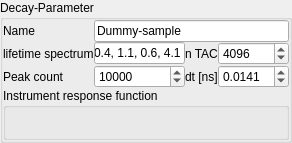
<?xml version="1.0" encoding="UTF-8"?>
<ui version="4.0">
 <class>Form</class>
 <widget class="QWidget" name="Form">
  <property name="geometry">
   <rect>
    <x>0</x>
    <y>0</y>
    <width>292</width>
    <height>143</height>
   </rect>
  </property>
  <property name="windowTitle">
   <string>Form</string>
  </property>
  <layout class="QVBoxLayout" name="verticalLayout">
   <property name="spacing">
    <number>0</number>
   </property>
   <property name="leftMargin">
    <number>0</number>
   </property>
   <property name="topMargin">
    <number>0</number>
   </property>
   <property name="rightMargin">
    <number>0</number>
   </property>
   <property name="bottomMargin">
    <number>0</number>
   </property>
   <item>
    <widget class="QGroupBox" name="groupBox">
     <property name="title">
      <string>Decay-Parameter</string>
     </property>
     <layout class="QGridLayout" name="gridLayout">
      <property name="leftMargin">
       <number>0</number>
      </property>
      <property name="topMargin">
       <number>0</number>
      </property>
      <property name="rightMargin">
       <number>0</number>
      </property>
      <property name="bottomMargin">
       <number>0</number>
      </property>
      <property name="spacing">
       <number>0</number>
      </property>
      <item row="2" column="1">
       <widget class="QSpinBox" name="spinBox_2">
        <property name="maximum">
         <number>9999999</number>
        </property>
        <property name="value">
         <number>10000</number>
        </property>
       </widget>
      </item>
      <item row="2" column="0">
       <widget class="QLabel" name="label_2">
        <property name="text">
         <string>Peak count</string>
        </property>
       </widget>
      </item>
      <item row="1" column="2">
       <widget class="QLabel" name="label_3">
        <property name="text">
         <string>n TAC</string>
        </property>
       </widget>
      </item>
      <item row="1" column="0">
       <widget class="QLabel" name="label">
        <property name="text">
         <string>lifetime spectrum</string>
        </property>
       </widget>
      </item>
      <item row="1" column="3">
       <widget class="QSpinBox" name="spinBox">
        <property name="maximum">
         <number>10000</number>
        </property>
        <property name="value">
         <number>4096</number>
        </property>
       </widget>
      </item>
      <item row="2" column="3">
       <widget class="QDoubleSpinBox" name="doubleSpinBox">
        <property name="decimals">
         <number>4</number>
        </property>
        <property name="value">
         <double>0.014100000000000</double>
        </property>
       </widget>
      </item>
      <item row="2" column="2">
       <widget class="QLabel" name="label_4">
        <property name="text">
         <string>dt [ns]</string>
        </property>
       </widget>
      </item>
      <item row="0" column="0">
       <widget class="QLabel" name="label_5">
        <property name="text">
         <string>Name</string>
        </property>
       </widget>
      </item>
      <item row="0" column="1" colspan="3">
       <widget class="QLineEdit" name="lineEdit">
        <property name="text">
         <string>Dummy-sample</string>
        </property>
       </widget>
      </item>
      <item row="3" column="0" colspan="4">
       <widget class="QGroupBox" name="groupBox_2">
        <property name="title">
         <string>Instrument response function</string>
        </property>
        <layout class="QHBoxLayout" name="horizontalLayout">
         <property name="spacing">
          <number>0</number>
         </property>
         <property name="leftMargin">
          <number>0</number>
         </property>
         <property name="topMargin">
          <number>0</number>
         </property>
         <property name="rightMargin">
          <number>0</number>
         </property>
         <property name="bottomMargin">
          <number>0</number>
         </property>
         <item>
          <layout class="QVBoxLayout" name="verticalLayout_2"/>
         </item>
        </layout>
       </widget>
      </item>
      <item row="1" column="1">
       <widget class="QLineEdit" name="lineEdit_2">
        <property name="text">
         <string>0.4, 1.1, 0.6, 4.1</string>
        </property>
       </widget>
      </item>
     </layout>
    </widget>
   </item>
  </layout>
  <action name="actionParametersChanged">
   <property name="text">
    <string>onParametersChanged</string>
   </property>
  </action>
 </widget>
 <resources/>
 <connections>
  <connection>
   <sender>lineEdit</sender>
   <signal>cursorPositionChanged(int,int)</signal>
   <receiver>actionParametersChanged</receiver>
   <slot>trigger()</slot>
   <hints>
    <hint type="sourcelabel">
     <x>183</x>
     <y>31</y>
    </hint>
    <hint type="destinationlabel">
     <x>-1</x>
     <y>-1</y>
    </hint>
   </hints>
  </connection>
  <connection>
   <sender>doubleSpinBox</sender>
   <signal>valueChanged(double)</signal>
   <receiver>actionParametersChanged</receiver>
   <slot>trigger()</slot>
   <hints>
    <hint type="sourcelabel">
     <x>254</x>
     <y>77</y>
    </hint>
    <hint type="destinationlabel">
     <x>-1</x>
     <y>-1</y>
    </hint>
   </hints>
  </connection>
  <connection>
   <sender>spinBox</sender>
   <signal>valueChanged(QString)</signal>
   <receiver>actionParametersChanged</receiver>
   <slot>trigger()</slot>
   <hints>
    <hint type="sourcelabel">
     <x>254</x>
     <y>53</y>
    </hint>
    <hint type="destinationlabel">
     <x>-1</x>
     <y>-1</y>
    </hint>
   </hints>
  </connection>
  <connection>
   <sender>spinBox_2</sender>
   <signal>valueChanged(int)</signal>
   <receiver>actionParametersChanged</receiver>
   <slot>trigger()</slot>
   <hints>
    <hint type="sourcelabel">
     <x>115</x>
     <y>77</y>
    </hint>
    <hint type="destinationlabel">
     <x>-1</x>
     <y>-1</y>
    </hint>
   </hints>
  </connection>
  <connection>
   <sender>lineEdit</sender>
   <signal>editingFinished()</signal>
   <receiver>actionParametersChanged</receiver>
   <slot>trigger()</slot>
   <hints>
    <hint type="sourcelabel">
     <x>345</x>
     <y>31</y>
    </hint>
    <hint type="destinationlabel">
     <x>-1</x>
     <y>-1</y>
    </hint>
   </hints>
  </connection>
 </connections>
</ui>
